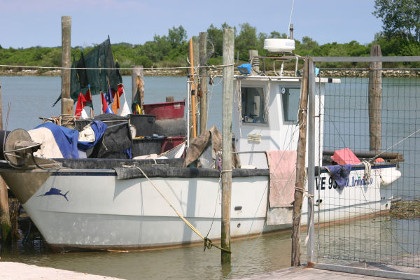
#> input picture imagechops/boat-small.jpg, 420 x 280 px
$ python imagechops-composite.py
#> lines starting #> are read from the running program, lines starting #| are printed output that depends on the picture
# Author:  Martin McBride
# Created: 2021-06-11
# Copyright (C) 2021, Martin McBride
# License: MIT

# Composite an image with a starburst background
# ImageChops.composite mixes the boat image and starburst image using a mask.
# Where the mask is white, the boat is visible, where the mask is black the starburst is
# visible, where the mask is grey the two are blended depending on the grey level.
# This allows the boat image to gradually fade out towards the edges.
# The mask image must be a single channel, so we convert the mode to `L` as we read it in.

from PIL import Image, ImageFilter, ImageDraw, ImageFont, ImageChops

image = Image.open('boat-small.jpg')
#> image is the input picture: PIL image 420x280 RGB; mean R, G, B 143.2, 144.1, 140.7
border_image = Image.open('border.png').convert('RGB')
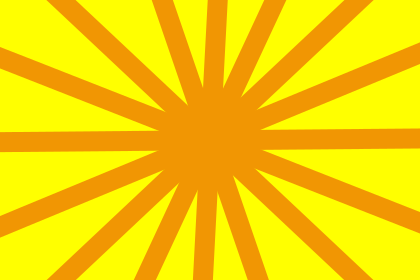
#> input picture imagechops/border.png, 420 x 280 px
mask_image = Image.open('vignette.png').convert('L')
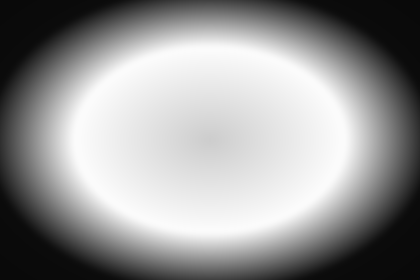
#> input picture imagechops/vignette.png, 420 x 280 px
composite_image = ImageChops.composite(image, border_image, mask_image)
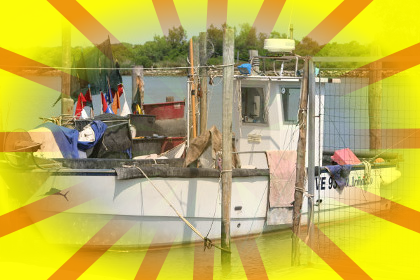
#> composite_image: PIL image 420x280 RGB; mean R, G, B 189.1, 176.8, 82.8

# Place the images in a grid, with captions
output_image = Image.new('RGB', (1280, 320), 'white')
#> output_image: PIL image 1280x320 RGB; every value is 255
draw = ImageDraw.Draw(output_image)
font = ImageFont.truetype("Arial.ttf", 20)

x, y = 0, 0
draw.text((x+10, y+285), "Border", font=font, fill=0)
output_image.paste(border_image, (x, y))
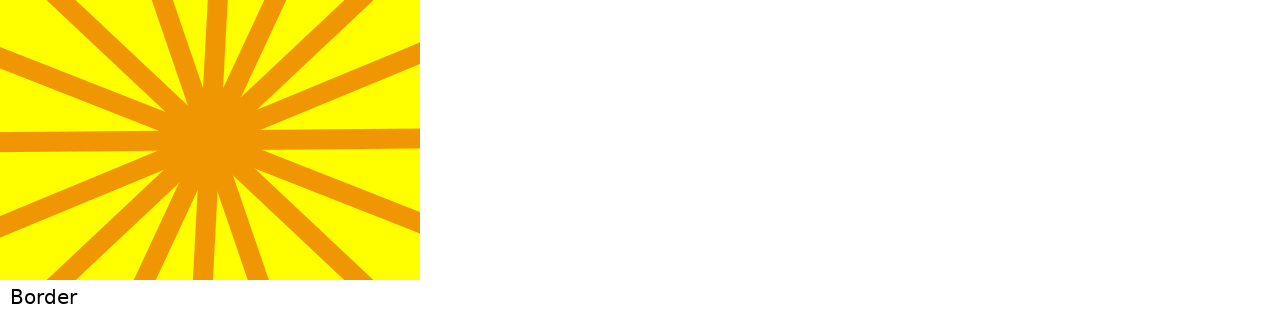
#> output_image: PIL image 1280x320 RGB; mean R, G, B 253, 241.3, 182

x, y = 430, 0
draw.text((x+10, y+285), "Mask", font=font, fill=0)
output_image.paste(mask_image, (x, y))
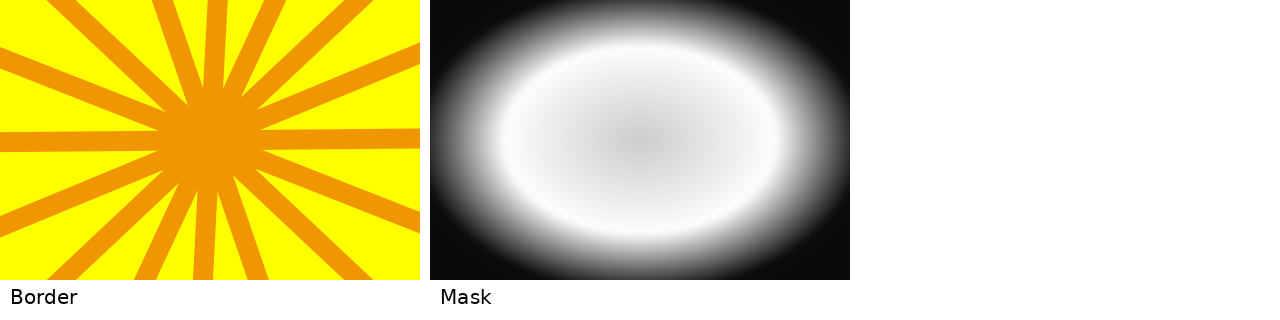
#> output_image: PIL image 1280x320 RGB; mean R, G, B 222.7, 211, 151.6

x, y = 860, 0
draw.text((x+10, y+285), "Composite", font=font, fill=0)
output_image.paste(composite_image, (x, y))
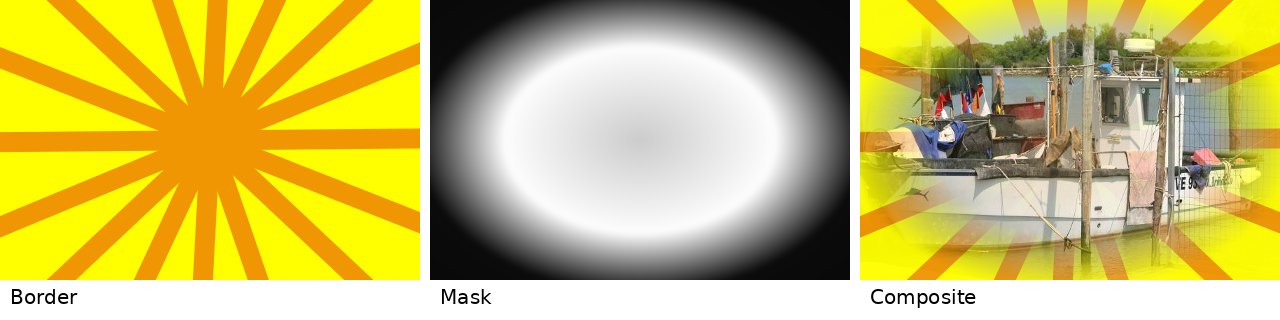
#> output_image: PIL image 1280x320 RGB; mean R, G, B 203.4, 188.2, 101.9

output_image.save('imagechops-composite.jpg')
